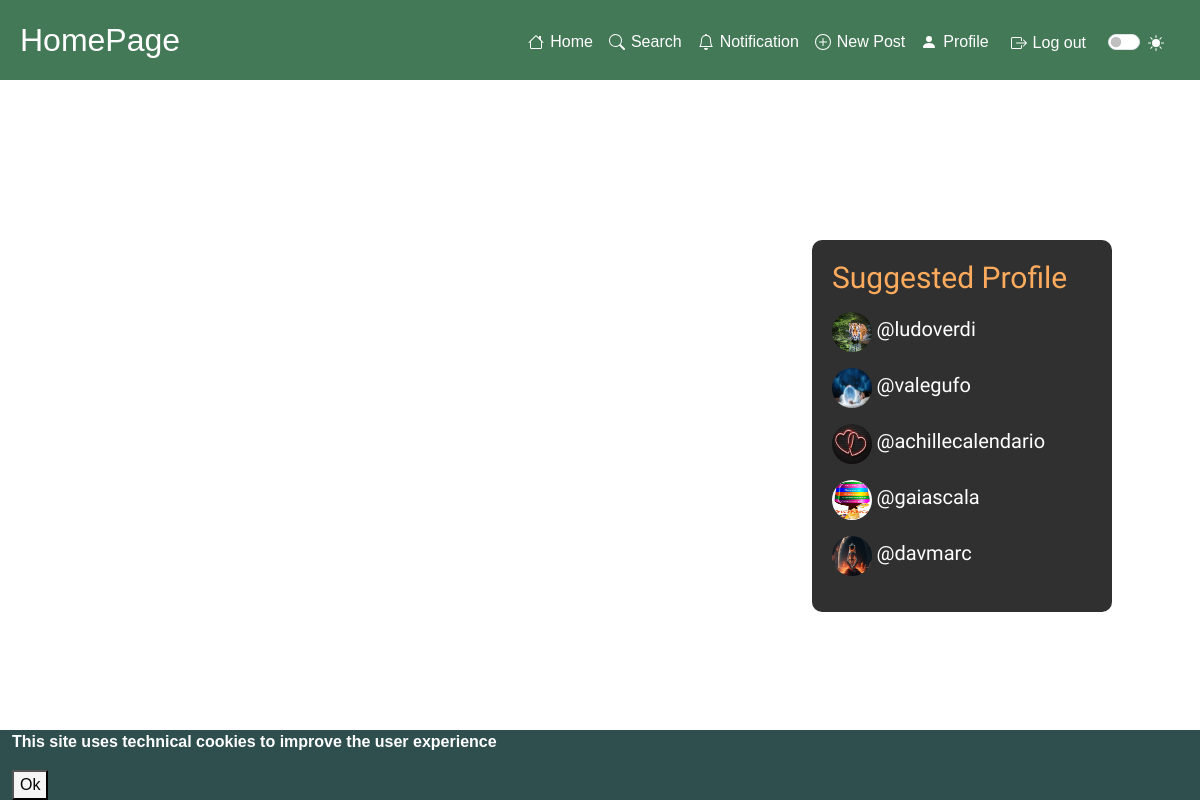
The app's page /website/index.php (signed in) with its own data.
### tables this page shows
CREATE TABLE `member` (
  `IdUser` int(11) NOT NULL,
  `Name` varchar(100) NOT NULL,
  `Surname` varchar(100) NOT NULL,
  `NumberFollower` int(11) NOT NULL,
  `NumberPost` int(11) NOT NULL,
  `lastseen` datetime DEFAULT NULL,
  `Username` varchar(100) NOT NULL,
  `Email` varchar(100) NOT NULL,
  `Password` varchar(255) NOT NULL,
  `Description` tinytext DEFAULT NULL,
  `IdMedia` int(11) DEFAULT NULL
);

CREATE TABLE `media` (
  `IdMedia` int(11) NOT NULL,
  `FileName` tinytext NOT NULL,
  `FilePath` tinytext NOT NULL,
  `Extension` varchar(10) DEFAULT NULL
);

### website/includes/database.php (called while the page is built, shortened)
<?php
class DataBaseHelper
{
    private $db;
    public function __construct($hostname, $username, $password, $dbname, $port)
    {
        $this->db = new mysqli($hostname, $username, $password, $dbname, $port);
    }
    public function execQuery($query, $retType = MYSQLI_BOTH)
    {
        $stmt = $this->db->prepare($query);
        $stmt->execute();
        $res = $stmt->get_result();
        return $res == FALSE ? "" : $res->fetch_all($retType);
    }
};

### website/index.php (the view, shortened to what this page needs)
<!DOCTYPE html>
<html lang="en">
<head>
    <link href="https://cdn.jsdelivr.net/npm/bootstrap@5.3.2/dist/css/bootstrap.min.css" rel="stylesheet" />
    <link rel="stylesheet" href="includes/style.css" />
    <link rel="stylesheet" href="postStyle.css">
</head>
<body id="index-id">
    <?php
    require_once("includes/database.php");
    include_once("includes/navbar.php");
    ?>
    <div class="container-fluid mt-3">
        <div class="row">
            <div class="col-lg-3 d-none d-lg-block">
                <div class="suggested-profile">
                    <h1>Suggested Profile</h1>
                    <ul class="list-unstyled">
                        <?php
                        $queryProfile = "SELECT u.*
                            FROM member u
                            WHERE u.IdUser <> {$_SESSION['userId']}
                            AND u.IdUser NOT IN (SELECT f.IdDst FROM follow f WHERE f.IdSrc = {$_SESSION['userId']})
                            ORDER BY RAND()
                            LIMIT 5;";
                        $res = $dbh->execQuery($queryProfile);
                        foreach ($res as $suggested) {
                            $querySuggestedIcon = "SELECT FilePath from media WHERE IdMedia = {$suggested['IdMedia']};";
                            $previewPathSuggestedIcon = $dbh->execQuery($querySuggestedIcon)[0]['FilePath'];
                        ?>
                            <li class="mt-3">
                                <img src="<?php echo "" . $previewPathSuggestedIcon; ?>" alt="" class="rounded rounded-circle rounded-5">
                                <a href="profile/profilePage.php?user=<?php echo ($suggested["IdUser"]); ?>">@<?php echo $suggested["Username"] ?></a>
                            </li>
                        <?php
                        }
                        ?>
                    </ul>
                </div>
            </div>
        </div>
        <?php
        if (!isset($_COOKIE["user" . $_SESSION["userId"]])) {
        ?>
            <div class="row">
                <div id="cookie-notify" class="fixed-bottom col-12">
                    <p><strong>This site uses technical cookies to improve the user experience</strong></p>
                    <button id="ok-button">Ok</button>
                </div>
            </div>
        <?php
        }
        ?>
    </div>
</body>
</html>

### website/includes/style.css (style rules this page uses)
body:not(.signup-body, .login-body) { font-family: Helvetica, Arial, sans-serif !important; }
.suggested-profile { background-color: #303030; }
.suggested-profile { position: fixed; top: 30vh; padding: 20px; border-radius: 10px; width: 300px; }
.suggested-profile a { color: white !important; text-decoration: none !important; font-family: 'Thasadith', sans-serif !important; font-size: 20px; }
.suggested-profile > h1 { color: #FEAB5D; font-size: 30px; font-family: 'Thasadith', sans-serif; white-space: nowrap; overflow: hidden; text-overflow: ellipsis; width: 300px; }
a:not(a[role="button"], .signup-body a, .login-body a) { color: black; text-decoration: none; }
#cookie-notify { background-color: darkslategray; color: white; }
#ok-button { background-color: whitesmoke; color: black; }
.rounded-circle { width: 40px; height: 40px; }

### records on screen
member: IdMedia.FilePath (picture), Username "ludoverdi"
member: IdMedia.FilePath (picture), Username "valegufo"
member: IdMedia.FilePath (picture), Username "achillecalendario"
member: IdMedia.FilePath (picture), Username "gaiascala"
member: IdMedia.FilePath (picture), Username "davmarc"

### other values on screen
$pageName "HomePage"
